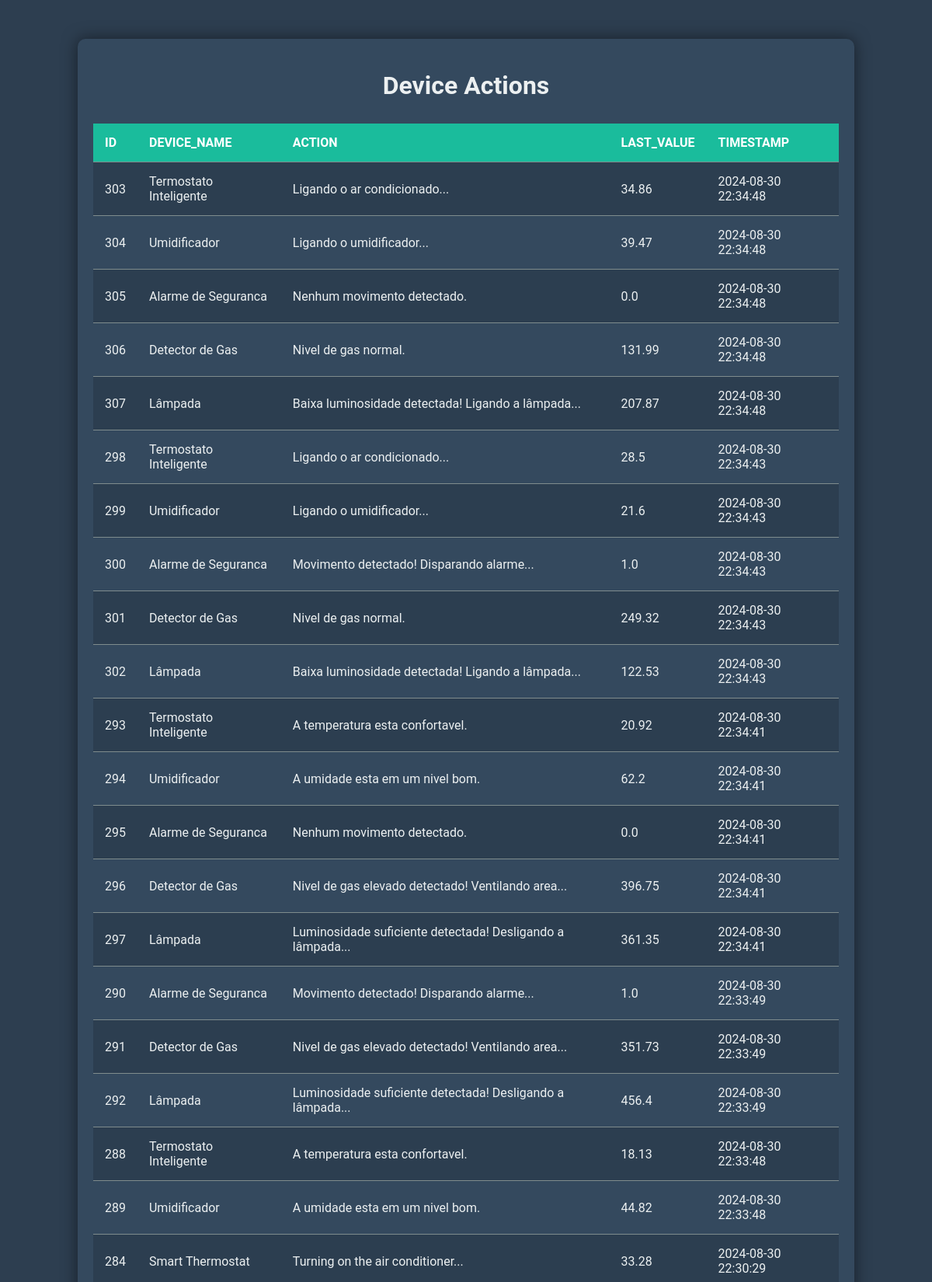
Screenshot of /device_actions (upper part) with the database file from the repository.
### tables this page shows
CREATE TABLE device_actions (
            id INTEGER PRIMARY KEY AUTOINCREMENT,
            device_name TEXT NOT NULL,
            action TEXT NOT NULL,
            last_value REAL,
            timestamp TEXT NOT NULL
        );

### app.py (the view)
@app.route('/device_actions')
def device_actions():
    actions = DeviceAction.get_all()  # rbtem todas as acoes dos dispositivos
    return render_template('data.html', data=actions, title="Device Actions")

### home_monitoring/database.py (called while the page is built)
def get_db_connection():
    conn = sqlite3.connect('home_monitoring.db')
    conn.row_factory = sqlite3.Row  # Permite acessar colunas por nome
    return conn

### home_monitoring/models.py (called while the page is built)
    @staticmethod
    def get_all():
        conn = get_db_connection()
        cursor = conn.cursor()
        cursor.execute('SELECT * FROM device_actions ORDER BY timestamp DESC')  # Seleciona todas as acoes de dispositivos
        actions = cursor.fetchall()  # Recupera todos os registros
        conn.close()  # Fecha a conexao com o banco de dados
        return actions  # Retorna as acoes

### templates/data.html (shortened to what this page needs)
<!DOCTYPE html>
<html lang="en">
<head>
    <link rel="stylesheet" href="{{ url_for('static', filename='data_styles.css') }}">
</head>
<body>
    <div class="container">
        <h1>{{ title }}</h1>
        <div class="table-container">
            <table>
                <thead>
                    <tr>
                        {% for column in data[0].keys() %}
                        <th>{{ column }}</th>
                        {% endfor %}
                    </tr>
                </thead>
                <tbody id="data-table">
                    {% for row in data %}
                    <tr>
                        {% for value in row %}
                        <td>{{ value }}</td>
                        {% endfor %}
                    </tr>
                    {% endfor %}
                </tbody>
            </table>
        </div>
    </div>
</body>
</html>

### static/data_styles.css (style rules this page uses)
body { font-family: 'Roboto', sans-serif; background-color: #2d3e50; color: #ecf0f1; margin: 0; padding: 0; }
.container { width: 80%; margin: 50px auto; padding: 20px; background-color: #34495e; border-radius: 10px; box-shadow: 0 0 20px rgba(0, 0, 0, 0.5); }
h1 { text-align: center; margin-bottom: 30px; color: #ecf0f1; }
.table-container { overflow-x: auto; }
table { width: 100%; border-collapse: collapse; margin-bottom: 20px; }
th, td { padding: 15px; text-align: left; border-bottom: 1px solid #7f8c8d; }
th { background-color: #1abc9c; color: white; font-weight: bold; text-transform: uppercase; }
tr:nth-child(odd) td { background-color: #2c3e50; }
tr:nth-child(even) td { background-color: #34495e; }
td { color: #ecf0f1; transition: background-color 0.3s ease; }

### rows the page displays
device_actions: id "303", device_name "Termostato Inteligente", action "Ligando o ar condicionado...", last_value "34.86", timestamp "2024-08-30 22:34:48"
device_actions: id "304", device_name "Umidificador", action "Ligando o umidificador...", last_value "39.47", timestamp "2024-08-30 22:34:48"
device_actions: id "305", device_name "Alarme de Seguranca", action "Nenhum movimento detectado.", last_value "0.0", timestamp "2024-08-30 22:34:48"
device_actions: id "306", device_name "Detector de Gas", action "Nivel de gas normal.", last_value "131.99", timestamp "2024-08-30 22:34:48"
device_actions: id "307", device_name "Lâmpada", action "Baixa luminosidade detectada! Ligando a lâmpada...", last_value "207.87", timestamp "2024-08-30 22:34:48"
device_actions: id "298", device_name "Termostato Inteligente", action "Ligando o ar condicionado...", last_value "28.5", timestamp "2024-08-30 22:34:43"
device_actions: id "299", device_name "Umidificador", action "Ligando o umidificador...", last_value "21.6", timestamp "2024-08-30 22:34:43"
device_actions: id "300", device_name "Alarme de Seguranca", action "Movimento detectado! Disparando alarme...", last_value "1.0", timestamp "2024-08-30 22:34:43"
device_actions: id "301", device_name "Detector de Gas", action "Nivel de gas normal.", last_value "249.32", timestamp "2024-08-30 22:34:43"
device_actions: id "302", device_name "Lâmpada", action "Baixa luminosidade detectada! Ligando a lâmpada...", last_value "122.53", timestamp "2024-08-30 22:34:43"
device_actions: id "293", device_name "Termostato Inteligente", action "A temperatura esta confortavel.", last_value "20.92", timestamp "2024-08-30 22:34:41"
device_actions: id "294", device_name "Umidificador", action "A umidade esta em um nivel bom.", last_value "62.2", timestamp "2024-08-30 22:34:41"
device_actions: id "295", device_name "Alarme de Seguranca", action "Nenhum movimento detectado.", last_value "0.0", timestamp "2024-08-30 22:34:41"
device_actions: id "296", device_name "Detector de Gas", action "Nivel de gas elevado detectado! Ventilando area...", last_value "396.75", timestamp "2024-08-30 22:34:41"
device_actions: id "297", device_name "Lâmpada", action "Luminosidade suficiente detectada! Desligando a lâmpada...", last_value "361.35", timestamp "2024-08-30 22:34:41"
device_actions: id "290", device_name "Alarme de Seguranca", action "Movimento detectado! Disparando alarme...", last_value "1.0", timestamp "2024-08-30 22:33:49"
device_actions: id "291", device_name "Detector de Gas", action "Nivel de gas elevado detectado! Ventilando area...", last_value "351.73", timestamp "2024-08-30 22:33:49"
device_actions: id "292", device_name "Lâmpada", action "Luminosidade suficiente detectada! Desligando a lâmpada...", last_value "456.4", timestamp "2024-08-30 22:33:49"
device_actions: id "288", device_name "Termostato Inteligente", action "A temperatura esta confortavel.", last_value "18.13", timestamp "2024-08-30 22:33:48"
device_actions: id "289", device_name "Umidificador", action "A umidade esta em um nivel bom.", last_value "44.82", timestamp "2024-08-30 22:33:48"
device_actions: id "284", device_name "Smart Thermostat", action "Turning on the air conditioner...", last_value "33.28", timestamp "2024-08-30 22:30:29"

### other values shown
{{ title }} "Device Actions"
{{ column }} "ID" "DEVICE_NAME" "ACTION" "LAST_VALUE" "TIMESTAMP"
